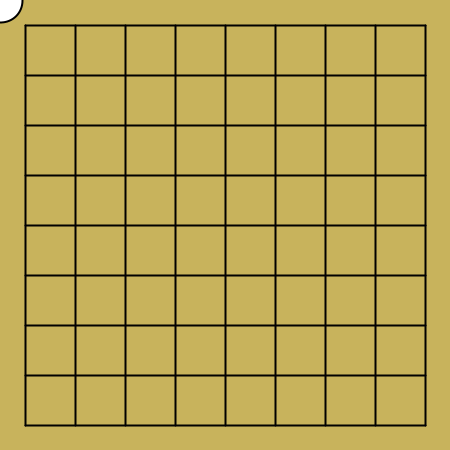
Frame 1 (no input)
Frame 60 (the mouse pressed at the canvas centre just before this capture): identical to frame 1, image omitted
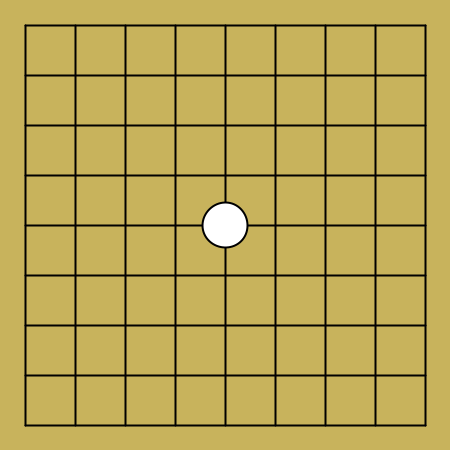
Frame 120 (the mouse held since frame 60 and released just before this capture)

The Processing sketch that drew these frames (run headless with seeded random() and noise(); from frame 60 on, the mouse is pressed at the canvas centre):

// Processing sketch: week03_6_go_void_setup_draw_ellipse_mouseX_mouseY
// ── week03_6_go_void_setup_draw_ellipse_mouseX_mouseY.pde
void setup() {
  size(450, 450);
}
void draw() {
  background(200, 179, 92);
  strokeWeight(2);
  for (int i=0; i<9; i++) {
    line(25, 25+i*50, 425, 25+i*50);
    line(25+i*50, 25, 25+i*50, 425);
  }
  ellipse(mouseX,mouseY,45,45);
}
